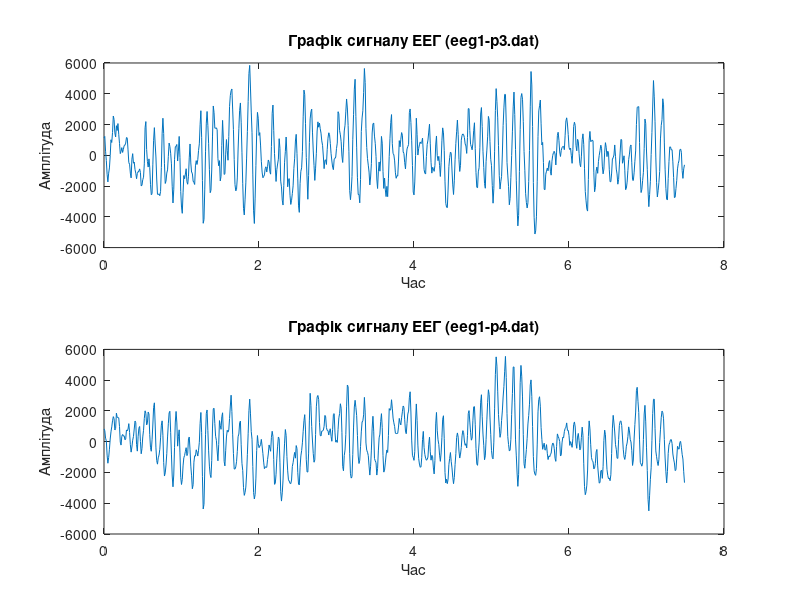
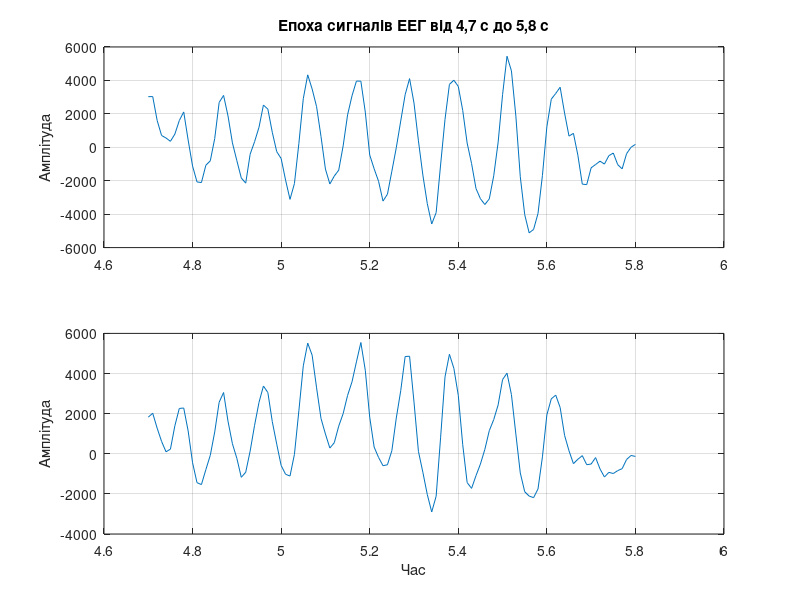
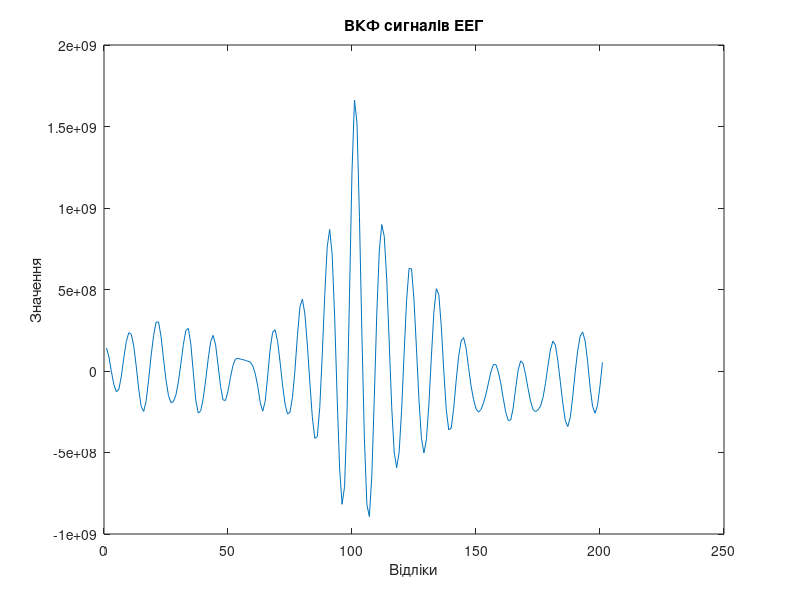
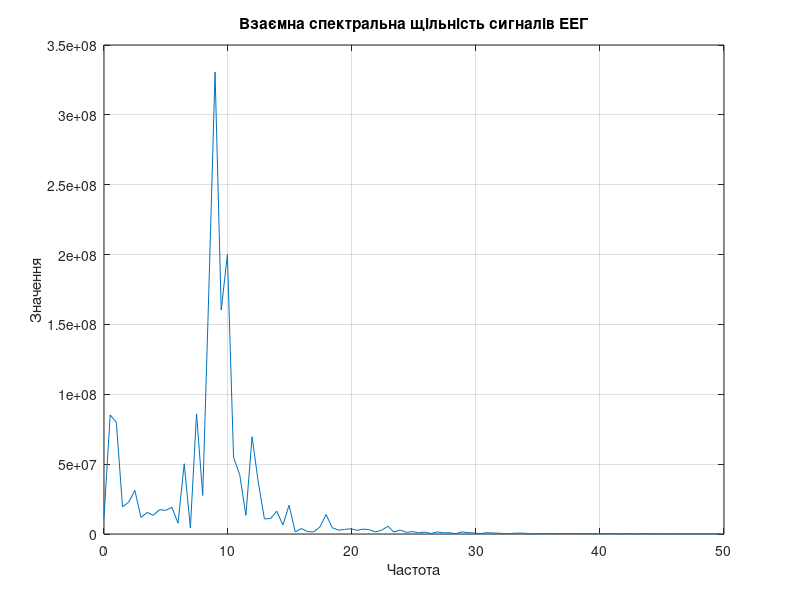

Reproduce these figures in MATLAB, in order.
%=== Завдання #3.5 ===
% Завантаження сигналу ЕЕГ файл (eeg1-p3.dat)
fs = 100;
eeg_1 = load('eeg1-p3.dat');
eeg1 = detrend(eeg_1);
t_1 = (0:length(eeg1)-1)/fs;
figure(18)
subplot(2, 1, 1); plot(t_1, eeg1);
title('Графік сигналу ЕЕГ (eeg1-p3.dat)');
xlabel('Час'); ylabel('Амплітуда');

% Завантаження сигналу ЕЕГ файл (eeg1-p4.dat)
eeg_2 = load('eeg1-p4.dat');
eeg2 = detrend(eeg_2);
t_2 = (0:length(eeg2)-1)/fs;
subplot(2, 1, 2); plot(t_2, eeg2);
title('Графік сигналу ЕЕГ (eeg1-p4.dat)');
xlabel('Час'); ylabel('Амплітуда');

% Виділення епохи сигналів ЕЕГ від t1 = 4,7 с до t2 = 5,8 с
t1 = 4.7;
t2 = 5.8;
n1 = fix(t1*fs)+1;
n2 = fix(t2*fs)+1;
figure(19)
subplot(2,1,1); plot(t_1(n1:n2), eeg1(n1:n2)), grid on;
title('Епоха сигналів ЕЕГ від 4,7 с до 5,8 с'); ylabel('Амплітуда');
subplot(2,1,2); plot(t_2(n1:n2), eeg2(n1:n2)), grid on;
xlabel('Час'); ylabel('Амплітуда');

% Обчислення ВКФ сигналів ЕЕГ
maxlag = 100;
vkf = xcorr(eeg1, eeg2, maxlag);
figure(20)
plot(vkf);
title('ВКФ сигналів ЕЕГ');
xlabel('Відліки'); ylabel('Значення');

% Обчислення взаємної спектральної щільності сигналів ЕЕГ
Sx = abs(fft(vkf)/length(vkf));
Sy = Sx(1:length(vkf)/2+1);
Sy(2:end-1) = 2*Sy(2:end-1);
f = fs*(0:(length(vkf)/2))/length(vkf);
figure(21)
plot(f,Sy), grid on;
title('Взаємна спектральна щільність сигналів ЕЕГ');
xlabel('Частота'); ylabel('Значення');